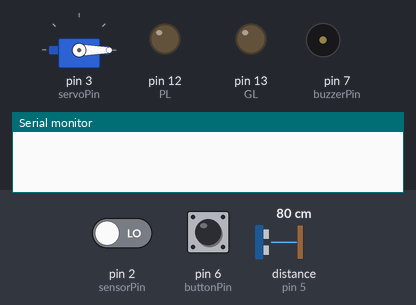
Simulated run of this sketch. Board: Arduino Uno, built with avr-gcc and run on an emulated ATmega328P. Shown: servo, output pins drawn as LEDs (lit = HIGH), buzzer (waves = sounding), the last lines printed to the serial monitor. Dashed ring = blinking. Inputs (shaded band) come from the test bench; at power-on: pin 2 (sensorPin) LOW, distance to the obstacle (sensor on pin 5) 80 cm, pin 6 (buttonPin) HIGH. The echo pulse lasts 58.3 µs per cm; pins used as bus, display or sensor lines are not drawn.

Above: at 1.2 s.
1.3 s: pin 2 (sensorPin) driven HIGH
At 1.9 s:
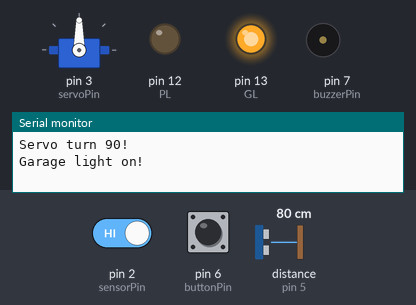
2.8 s: distance to the obstacle (sensor on pin 5) set to 55 cm
4.3 s: distance to the obstacle (sensor on pin 5) set to 48 cm
At 5.8 s:
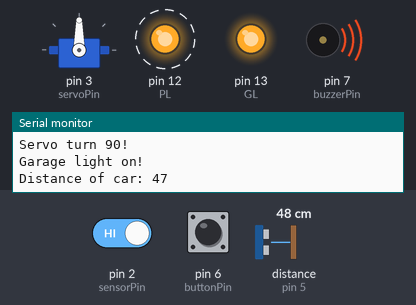
7.3 s: pin 6 (buttonPin) pulled LOW for 1 s
10.3 s: distance to the obstacle (sensor on pin 5) set to 2 cm
13.3 s: pin 6 (buttonPin) pulled LOW for 0.15 s
Timing chart, 0 to 17.4 s (numbered marks = the images above; inputs shaded):
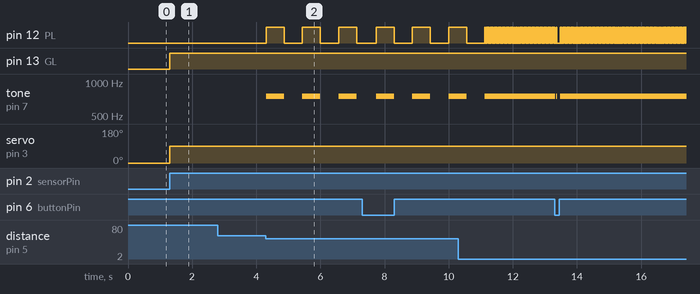

Measured:
- the behaviour switches between 51 and 50 cm on distance to the obstacle (sensor on pin 5) (found by bisection; images 1 and 2)
- after the input at 1.3 s, pin 13 (GL): LOW → HIGH at once; servo on pin 3 (servoPin): 0° → 90° at once
- after the input at 2.8 s, every drawn part: stays the same
- after the input at 4.3 s, pin 12 (PL): alternates HIGH for 0.56 s and LOW for 0.57 s, starting at once; tone on pin 7 (buzzerPin): alternates 750 Hz for 0.56 s and silent for 0.57 s, starting at once

The sketch:

Garage_Santiago.ino
```cpp
#include <Servo.h>

// for Sound Sensor
const int sensorPin = 2;
int val = 0; // just a bool checker

// for Servo
const int servoPin = 3;
Servo garage;

// for LEDs
const int GL = 13;
const int PL = 12;

// for Ultrasonic Sensor
const int trigPin = 4;
const int echoPin = 5;
long duration; // Stores duration for sensor
int distance; // Stores distace for sensor

// for Button
const int buttonPin = 6;

// for Buzzer
const int buzzerPin = 7;

void setup() {
  // put your setup code here, to run once:
  Serial.begin(9600); // Connects to Serial 9600
  pinMode(sensorPin, INPUT); // Sets sensorPin as an Input
  garage.attach(servoPin); // Sets to designated pin
  pinMode(GL, OUTPUT); // Sets the GL LED as an Output
  pinMode(PL, OUTPUT); // Sets the PL LED as an Output
  pinMode(trigPin, OUTPUT); // Sets the trigPin as an Output
  pinMode(echoPin, INPUT); // Sets the echoPin as an Input
  pinMode(buttonPin, INPUT_PULLUP); // INPUT_PULLUP to always check state
  // need to hold button to read input
}

void loop() {
  // put your main code here, to run repeatedly:
  val = digitalRead(sensorPin);

  if (val == HIGH) {
    garage.write(90); // Turns the servo 90
    Serial.println("Servo turn 90!");
    digitalWrite(GL, HIGH); // Turns on garage light
    Serial.println("Garage light on!");
    while (true){ // Loops while checking distance of car for BEEP & LIGHT
      digitalWrite(trigPin, LOW);
      delayMicroseconds(2); // Clears the trigPin
      digitalWrite(trigPin, HIGH);
      delayMicroseconds(10); // Sets the trigPin HIGH for 10 micro seconds
      digitalWrite(trigPin, LOW);

      duration = pulseIn(echoPin, HIGH); // Returns sound wave travel duration
      distance = duration * 0.034 / 2; // Calculating the distance

      if (distance > 0 && distance < 50){ // Limits distance of detection to 50
        tone(buzzerPin, 750); // Activates sound if car is nearby
        digitalWrite(PL, HIGH); // Activates parking light
        delay(distance*12); // Delays next BEEP and LIGHT based on distance

        noTone(buzzerPin); // Turns off buzzer after delay
        digitalWrite(PL, LOW); // Turns off parking light after delay

        Serial.print("Distance of car: ");
        Serial.println(distance); // Prints the distance of the car

        delay(distance*12); // Delays next BEEP & LIGHT for better effect
      }

      if (digitalRead(buttonPin) == LOW){ // Gets out of loop of checking car
        Serial.println("Button Pressed!");
        Serial.println("Servo is set back to 0!");
        Serial.println("Garage lights off!");
        break;
      }
    }
  }
  else {
    garage.write(0);
    digitalWrite(GL, LOW);
  }
}
```
